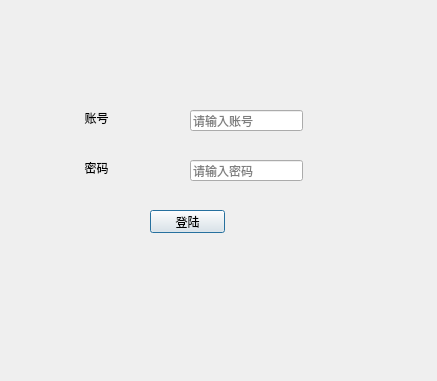
<?xml version="1.0" encoding="UTF-8"?>
<ui version="4.0">
 <class>Dialog</class>
 <widget class="QDialog" name="Dialog">
  <property name="geometry">
   <rect>
    <x>0</x>
    <y>0</y>
    <width>437</width>
    <height>381</height>
   </rect>
  </property>
  <property name="windowTitle">
   <string>登陆框</string>
  </property>
  <widget class="QLineEdit" name="lineEdit">
   <property name="geometry">
    <rect>
     <x>190</x>
     <y>110</y>
     <width>113</width>
     <height>21</height>
    </rect>
   </property>
   <property name="text">
    <string/>
   </property>
   <property name="placeholderText">
    <string>请输入账号</string>
   </property>
  </widget>
  <widget class="QLineEdit" name="lineEdit_2">
   <property name="geometry">
    <rect>
     <x>190</x>
     <y>160</y>
     <width>113</width>
     <height>21</height>
    </rect>
   </property>
   <property name="text">
    <string/>
   </property>
   <property name="placeholderText">
    <string>请输入密码</string>
   </property>
  </widget>
  <widget class="QLabel" name="label">
   <property name="geometry">
    <rect>
     <x>70</x>
     <y>110</y>
     <width>53</width>
     <height>15</height>
    </rect>
   </property>
   <property name="text">
    <string>账号</string>
   </property>
   <property name="alignment">
    <set>Qt::AlignCenter</set>
   </property>
  </widget>
  <widget class="QLabel" name="label_2">
   <property name="geometry">
    <rect>
     <x>70</x>
     <y>160</y>
     <width>53</width>
     <height>15</height>
    </rect>
   </property>
   <property name="text">
    <string>密码</string>
   </property>
   <property name="alignment">
    <set>Qt::AlignCenter</set>
   </property>
  </widget>
  <widget class="QPushButton" name="pushButton">
   <property name="geometry">
    <rect>
     <x>150</x>
     <y>210</y>
     <width>75</width>
     <height>23</height>
    </rect>
   </property>
   <property name="text">
    <string>登陆</string>
   </property>
  </widget>
 </widget>
 <resources/>
 <connections/>
</ui>
